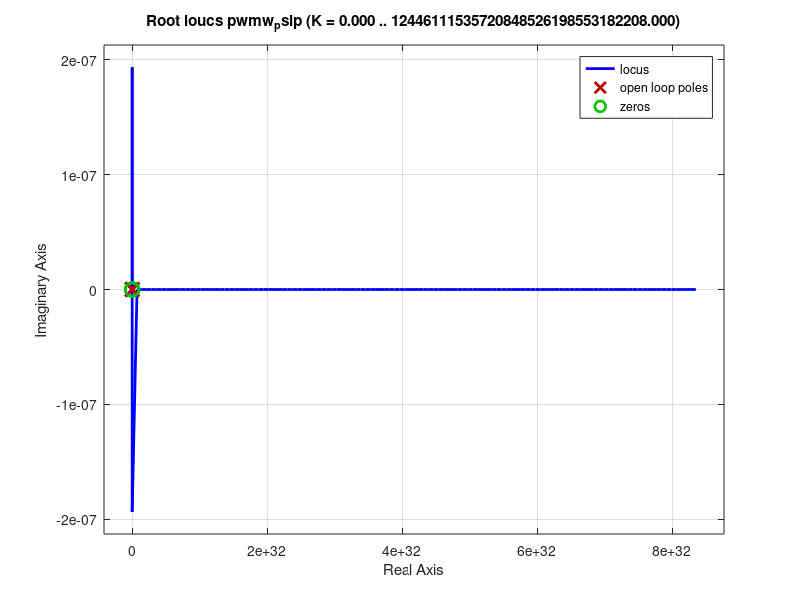

MATLAB code to generate this figure: (Note: this script raises an error after producing the figure.)
%% setup
%clear all; clc

s = tf('s');

%% using tfs from modelo_carlitos_altered.mlx - novaes approach
pwmr_tr=-(192*(874201199812819007337421340672*s^2 - 18205122848505604556609342321071))/(s*(- 316912650057057350374175801344*s^3 - 13223242347360487239310626521088*s^2 + 6959380772886439520039690305536*s + 275372250050450334591067953921219))
pwmr_trp=-(192*(874201199812819007337421340672*s^2 - 18205122848505604556609342321071))/(- 316912650057057350374175801344*s^3 - 13223242347360487239310626521088*s^2 + 6959380772886439520039690305536*s + 275372250050450334591067953921219)
pwmr_phi=(32*(271114892551252557355840176128*s + 1385451354099195))/(- 316912650057057350374175801344*s^3 - 13223242347360487239310626521088*s^2 + 6959380772886439520039690305536*s + 275372250050450334591067953921219)
pwmr_phip=(32*s*(271114892551252557355840176128*s + 1385451354099195))/(- 316912650057057350374175801344*s^3 - 13223242347360487239310626521088*s^2 + 6959380772886439520039690305536*s + 275372250050450334591067953921219)
pwmw_tw=(4*(- 3299548357467755518178644459520*s^2 + 1481813165475937*s + 91676819232077530400128296809960))/(s*(- 39614081257132168796771975168*s^3 - 1778992559850625591990877683712*s^2 + 2311774460694557101810278989824*s + 41146109432590922895027409222719))
pwmw_twp=(4*(- 3299548357467755518178644459520*s^2 + 1481813165475937*s + 91676819232077530400128296809960))/(- 39614081257132168796771975168*s^3 - 1778992559850625591990877683712*s^2 + 2311774460694557101810278989824*s + 41146109432590922895027409222719)
pwmw_psi=(196*(13554881644059779096733810688*s + 30241085009713))/(- 39614081257132168796771975168*s^3 - 1778992559850625591990877683712*s^2 + 2311774460694557101810278989824*s + 41146109432590922895027409222719)
pwmw_psip=(196*s*(13554881644059779096733810688*s + 30241085009713))/(- 39614081257132168796771975168*s^3 - 1778992559850625591990877683712*s^2 + 2311774460694557101810278989824*s + 41146109432590922895027409222719)

%% rlocus time
rlocus(pwmr_tr);
rlocus(pwmr_trp);
rlocus(pwmr_phi);
rlocus(pwmr_phip);
rlocus(pwmw_tw);
rlocus(pwmw_twp);
rlocus(pwmw_psi);
rlocus(pwmw_psip);

%% do the gambs
pwmr_tr=tf(zpk(pwmr_tr));
pwmr_trp=tf(zpk(pwmr_trp));
pwmr_phi=tf(zpk(pwmr_phi));
pwmr_phip=tf(zpk(pwmr_phip));
pwmw_tw=tf(zpk(pwmw_tw));
pwmw_twp=tf(zpk(pwmw_twp));
pwmw_psi=tf(zpk(pwmw_psi));
pwmw_psip=tf(zpk(pwmw_psip));

%% factor the velocity ones

pwmw = [1 44.91 -58.36 -1039];
pwmr = [1 41.73 -21.96 -868.9];

a = roots(pwmr)
b = roots(pwmw)

poly_r = (s-a(3))*(s-a(2));
poly_w = (s-b(3))*(s-b(2));

Gr = 1/poly_r;
Gw = 1/poly_w;

syms Kr Kw real

%% roda de inércia

wnr = sqrt(20.81+Kr);
zetar = 0.02758/(2*wnr) == .547;

ganho_r = simplify(solve(zetar,Kr))

%% roda no chão

wnw = sqrt(22.74+Kw);
zetaw = 0.7796/(2*wnw) == .636;

ganho_w = simplify(solve(zetaw,Kw))

%% tunado - roda de inércia

step(feedback(Cr*Gr_tuned,1))

%% tunado - roda no chão

step(feedback(Cw*Gw_tuned,1))